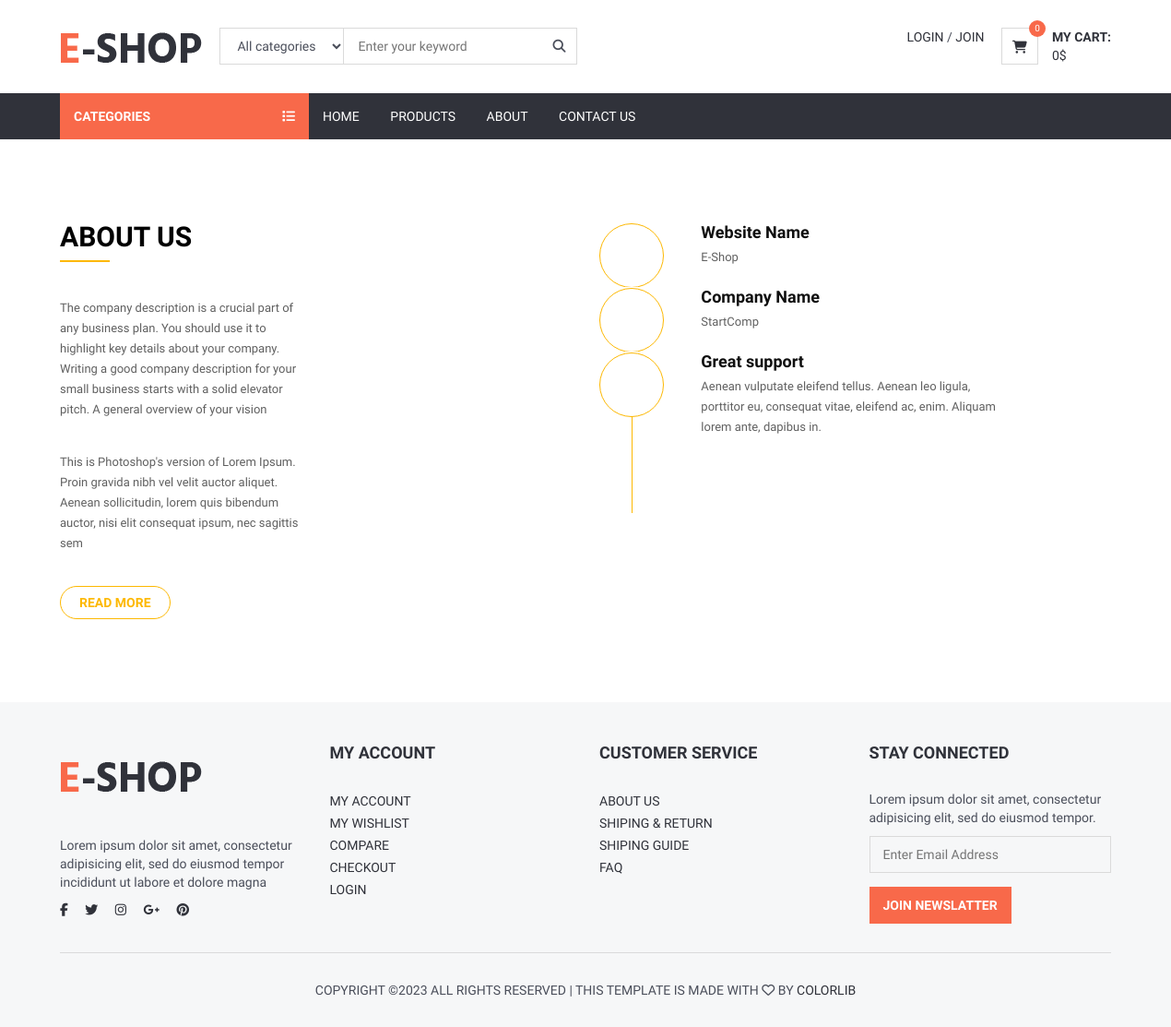
/about, run on the app's committed database.
### shop/models.py (models this page shows, shortened)
class Setting(models.Model):
    name = models.CharField(max_length=150)
    keywords = models.CharField(null=True,blank=True,max_length=255)
    description = models.TextField(null=True,max_length=255)
    company = models.CharField(null=True,blank=True,max_length=50)
    address = models.CharField(null=True,blank=True,max_length=100)
    phone = models.CharField(null=True,blank=True,max_length=15)
    fax = models.CharField(null=True,blank=True,max_length=15)
    email = models.CharField(null=True,blank=True,max_length=50)
    smtpserver = models.CharField(null=True,blank=True,max_length=50)
    smtpemail = models.CharField(null=True,blank=True,max_length=50)
    smtppassword = models.CharField(null=True,blank=True,max_length=10)
    smtpport = models.CharField(null=True,blank=True,max_length=5)
    icon = models.ImageField(null=True,blank=True,upload_to='images/')
    facebook = models.CharField(null=True,blank=True,max_length=50)
    instegram = models.CharField(null=True,blank=True,max_length=50)
    twitter = models.CharField(null=True,blank=True,max_length=50)
    youtube = models.CharField(null=True,blank=True, max_length=50)
    status=models.BooleanField(default=True)
    date_created=models.DateTimeField(auto_now_add=True)
    date_updated=models.DateTimeField(auto_now=True)

### shop/views.py (the view)
# urls.py: path('about',views.about, name='about'),
def about(request):
    setting=Setting.objects.get(pk=1)
    context={
        'setting':setting,
    }
    return render(request,'about.html',context)

### shop/cart_context_processor.py (called while the page is built)
def get_cart(request):
    try:
        carts=ShopCart.objects.filter(user=request.user,status='pending')
        total=0
        total_quantity=0
        for item in carts:
            if item.product.discount:
                total+=item.get_discount_price
            else:
                total+= item.get_price
        for item in carts:
            total_quantity+=item.quantity
        return{
            "carts":carts,
            "total":total,
            "total_quantity":total_quantity,
        }
    except:
        return{
            "carts":None,
            "total":0,
            "total_quantity":0,
        }

### shop/templatetags/template_tags.py (called while the page is built)
@register.simple_tag
def categorys_tags():
    return Category.objects.all()

### shop/templates/about.html (shortened to what this page needs)
{% extends 'base.html' %}
{% block 'content' %}
<div class="aboutus-section">
        <div class="container">
            <div class="row">
                <div class="col-md-3 col-sm-6 col-xs-12">
                    <div class="aboutus">
                        <h2 class="aboutus-title">About Us</h2>
                        <p class="aboutus-text">{{setting.description}}</p>
                        <p class="aboutus-text">This is Photoshop's version of Lorem Ipsum. Proin gravida nibh vel velit auctor aliquet. Aenean sollicitudin, lorem quis bibendum auctor, nisi elit consequat ipsum, nec sagittis sem</p>
                        <a class="aboutus-more" href="#">read more</a>
                    </div>
                </div>
                <div class="col-md-3 col-sm-6 col-xs-12">
                    <div class="aboutus-banner">
                    </div>
                </div>
                <div class="col-md-5 col-sm-6 col-xs-12">
                    <div class="feature">
                        <div class="feature-box">
                            <div class="clearfix">
                                <div class="iconset">
                                    <span class="glyphicon glyphicon-cog icon"></span>
                                </div>
                                <div class="feature-content">
                                    <h4>Website Name</h4>
                                    <p>{{setting.name}}</p>
                                </div>
                            </div>
                        </div>
                        <div class="feature-box">
                            <div class="clearfix">
                                <div class="iconset">
                                    <span class="glyphicon glyphicon-cog icon"></span>
                                </div>
                                <div class="feature-content">
                                    <h4>Company Name</h4>
                                    <p>{{setting.company}}</p>
                                </div>
                            </div>
                        </div>
                        <div class="feature-box">
                            <div class="clearfix">
                                <div class="iconset">
                                    <span class="glyphicon glyphicon-cog icon"></span>
                                </div>
                                <div class="feature-content">
                                    <h4>Great support</h4>
                                    <p>Aenean vulputate eleifend tellus. Aenean leo ligula, porttitor eu, consequat vitae, eleifend ac, enim. Aliquam lorem ante, dapibus in.</p>
                                </div>
                            </div>
                        </div>
                    </div>
                </div>
            </div>
        </div>
    </div>
{% endblock %}

### shop/static/css/style.css (style rules this page uses)
body { font-family: 'Hind', sans-serif; color: #4A4E5A; overflow-x: hidden; }
h1, h2, h3, h4, h5, h6 { color: #30323A; margin: 0 0 10px; font-weight: 700; }
a { color: #30323A; -webkit-transition: 0.3s color; transition: 0.3s color; }

### shop/templates/about.html (style rules this page uses)
.aboutus-section { padding: 90px 0; }
.aboutus-title { font-size: 30px; letter-spacing: 0; line-height: 32px; margin: 0 0 39px; padding: 0 0 11px; position: relative; text-transform: uppercase; color: #000; }
.aboutus-title::after { background: #fdb801 none repeat scroll 0 0; bottom: 0; content: ""; height: 2px; left: 0; position: absolute; width: 54px; }
.aboutus-text { color: #606060; font-size: 13px; line-height: 22px; margin: 0 0 35px; }
.aboutus-more { border: 1px solid #fdb801; border-radius: 25px; color: #fdb801; display: inline-block; font-size: 14px; font-weight: 700; letter-spacing: 0; padding: 7px 20px; text-transform: uppercase; }
.feature .feature-box .iconset { background: #fff none repeat scroll 0 0; float: left; position: relative; width: 18%; }
.feature .feature-box .iconset::after { background: #fdb801 none repeat scroll 0 0; content: ""; height: 150%; left: 43%; position: absolute; top: 100%; width: 1px; }
.feature .feature-box .feature-content h4 { color: #0f0f0f; font-size: 18px; letter-spacing: 0; line-height: 22px; margin: 0 0 5px; }
.feature .feature-box .feature-content { float: left; padding-left: 28px; width: 78%; }
.feature .feature-box .feature-content p { color: #606060; font-size: 13px; line-height: 22px; }
.icon { color : #f4b841; padding:0px; font-size:40px; border: 1px solid #fdb801; border-radius: 100px; color: #fdb801; font-size: 28px; height: 70px; line-height: 70px; text-align: center; width: 70px; }

### data on the page
Setting: description "The company description is a crucial part of any business plan. You should use it to highlight key details about your company. Writing a good company description for your small business starts with a solid elevator pitch. A general overview of your vision", name "E-Shop", company "StartComp"

### other printed values
{{ total_quantity }} "0"
{{ total }} "0"
